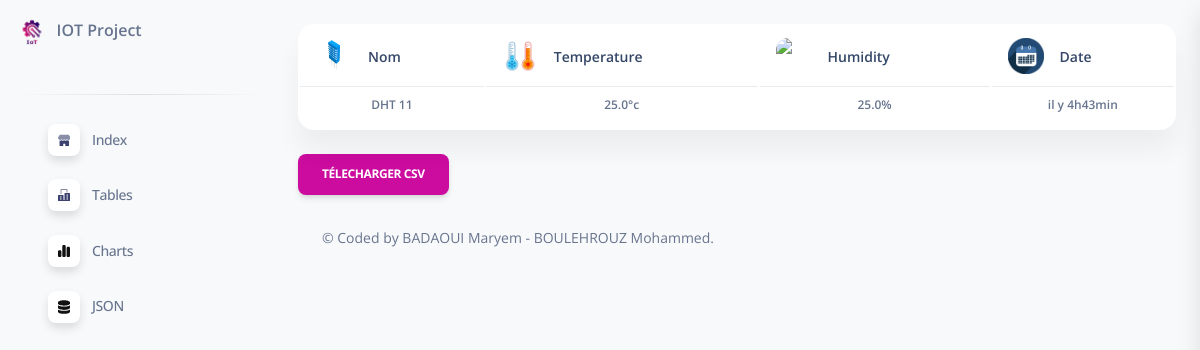
Before: /tables/ with the older database file.
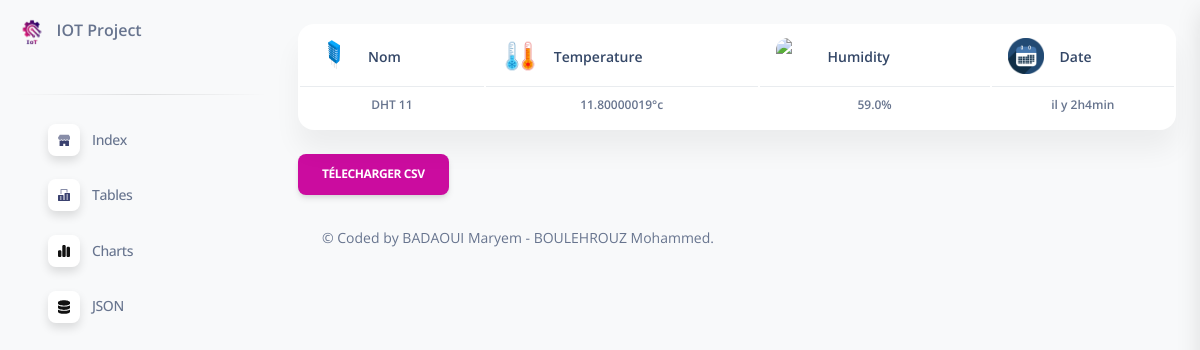
After: the same page with the newer database file.
### DHT/models.py (models this page shows, shortened)
class Dht11(models.Model):
    temp = models.FloatField(null=True)
    hum = models.FloatField(null=True)
    dt = models.DateTimeField(auto_now_add=True,null=True)

### DHT/views.py (the view)
# urls.py: path('tables/',views.table,name='value'),
def table(request):
    derniere_ligne = Dht11.objects.last()
    derniere_date = Dht11.objects.last().dt
    delta_temps = timezone.now() - derniere_date
    difference_minutes = delta_temps.seconds // 60
    temps_ecoule = ' il y a ' + str(difference_minutes) + ' min'
    if difference_minutes > 60:
        temps_ecoule = 'il y ' + str(difference_minutes // 60) + 'h' + str(difference_minutes % 60) + 'min'
    valeurs = {'date': temps_ecoule, 'id': derniere_ligne.id, 'temp': derniere_ligne.temp, 'hum': derniere_ligne.hum}
    return render(request, 'value.html', {'valeurs': valeurs})

### template/value.html (shortened to what this page needs)
{% extends 'layouts/base.html' %}
{% load static %}
{% block content %}
<div class="container-fluid py-4">
  <div class="row">
    <div class="col-12">
      <div class="card mb-4">
        <div class="card-body px-0 pt-0 pb-2">
          <div class="table-responsive p-0">
            <table class="table align-items-center mb-0">
              <tbody>
                <tr>
                  <td>
                    <div class="d-flex px-2 py-1">
                      <div>
                        <img src="{% static 'img/dht.png' %}" class="avatar avatar-sm me-3 text-center" alt="dht">
                      </div>
                      <div class="d-flex flex-column justify-content-center">
                        <h6 class="mb-0 text-sm text-center">Nom</h6>
                      </div>
                    </div>
                  </td>
                  <td>
                    <div class="d-flex px-2 py-1">
                      <div>
                        <img src="{% static 'img/temperature.png' %}" class="avatar avatar-sm me-3 text-center" alt="Temperature">
                      </div>
                      <div class="d-flex flex-column justify-content-center">
                        <h6 class="mb-0 text-sm text-center">Temperature</h6>
                      </div>
                    </div>
                  </td>
                  <td>
                    <div class="d-flex px-2 py-1">
                      <div>
                        <img src="{% static 'img/humidity.png' %}" class="avatar avatar-sm me-3 text-center" alt="Humidity">
                      </div>
                      <div class="d-flex flex-column justify-content-center">
                        <h6 class="mb-0 text-sm text-center">Humidity</h6>
                      </div>
                    </div>
                  </td>
                  <td>
                    <div class="d-flex px-2 py-1">
                      <div>
                        <img src="{% static 'img/date.png' %}" class="avatar avatar-sm me-3 text-center" alt="Date">
                      </div>
                      <div class="d-flex flex-column justify-content-center">
                        <h6 class="mb-0 text-sm text-center">Date</h6>
                      </div>
                    </div>
                  </td>
                </tr>
                <tr>
                  <td>
                    <p class="text-xs font-weight-bold mb-0 text-center">DHT 11</p>
                  </td>
                  <td>
                    <p class="text-xs font-weight-bold mb-0 text-center">{{ valeurs.temp }}°c</p>
                  </td>
                  <td>
                    <p class="text-xs font-weight-bold mb-0 text-center">{{ valeurs.hum }}%</p>
                  </td>
                  <td>
                    <p class="text-xs font-weight-bold mb-0 text-center">{{ valeurs.date }}</p>
                  </td>
                </tr>
              </tbody>
            </table>
          </div>
        </div>
      </div>
    </div>
  </div>
    <button id='csv' class="btn btn-primary">Télecharger csv</button>
{% include "includes/footer.html" %}
  </div>
{% endblock content %}

Changed rows visible on the page:
no longer on this page (row unchanged): Dht11: temp "25.0", hum "25.0"
added Dht11: temp "11.80000019", hum "59.0"
Other visible differences:
{{ valeurs.date }}: "il y 4h43min" → "il y 2h4min"
